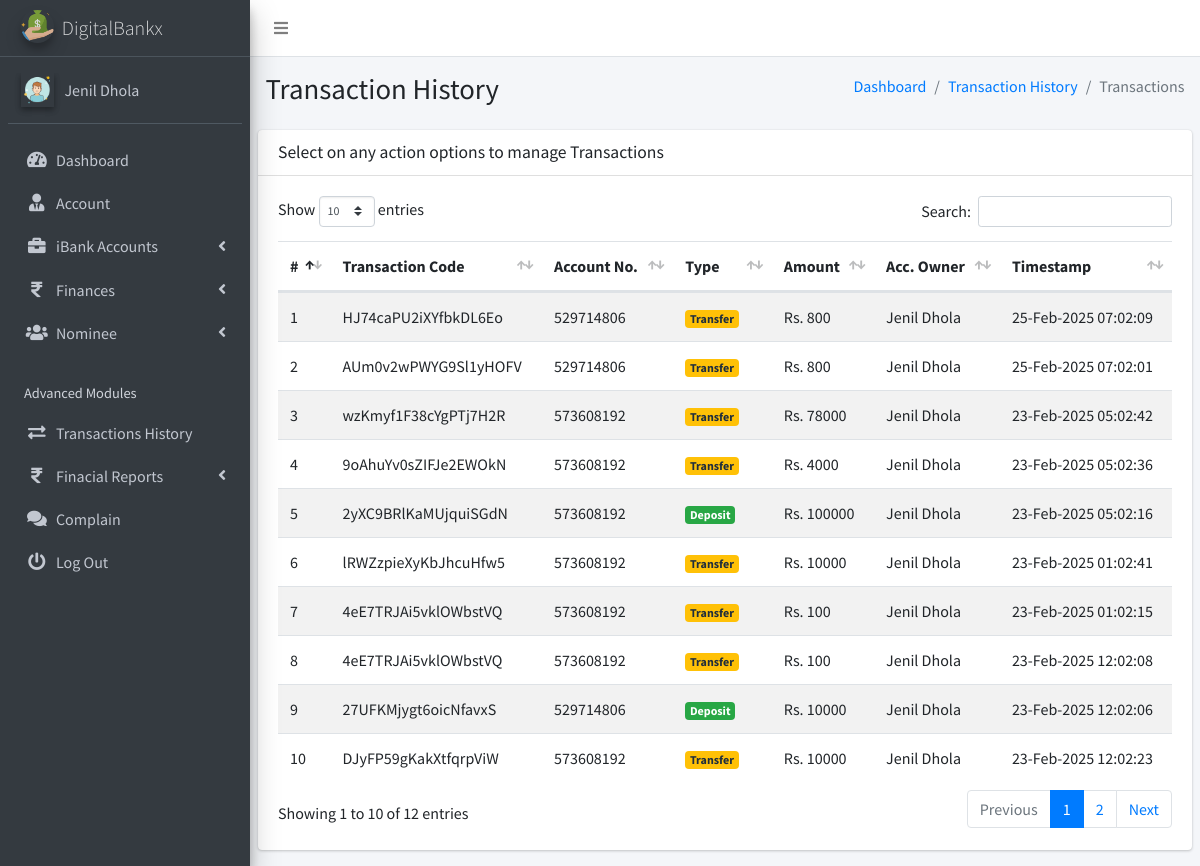
Before: /client/pages_transactions_engine.php (signed in) with the older database file.
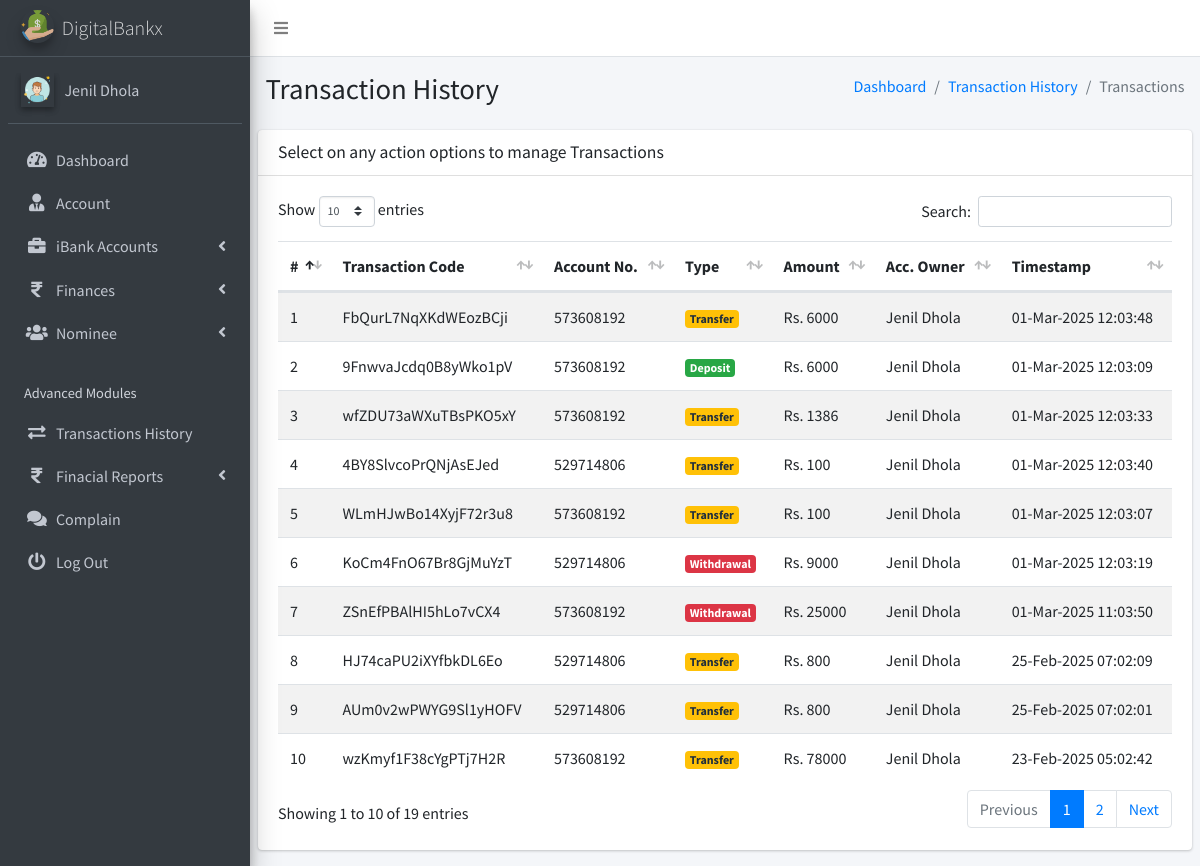
After: the same page with the newer database file.
### tables this page shows
CREATE TABLE `ib_systemsettings` (
  `id` int(20) NOT NULL,
  `sys_name` longtext NOT NULL,
  `sys_tagline` longtext NOT NULL,
  `sys_logo` varchar(200) NOT NULL,
  `is_active` tinyint(1) NOT NULL DEFAULT 1
);

CREATE TABLE `ib_clients` (
  `client_id` int(10) UNSIGNED NOT NULL,
  `name` varchar(200) NOT NULL,
  `phone` varchar(200) NOT NULL,
  `address` varchar(200) NOT NULL,
  `email` varchar(200) NOT NULL,
  `aadhar_number` varchar(12) NOT NULL,
  `pan_number` varchar(10) NOT NULL,
  `password` varchar(200) NOT NULL,
  `profile_pic` varchar(200) NOT NULL,
  `client_number` varchar(200) NOT NULL,
  `is_active` tinyint(1) NOT NULL DEFAULT 1,
  `otp` varchar(10) DEFAULT NULL,
  `otp_expiry` datetime DEFAULT NULL
);

CREATE TABLE `ib_transactions` (
  `tr_id` int(20) NOT NULL,
  `tr_code` varchar(200) NOT NULL,
  `account_id` int(20) NOT NULL,
  `tr_type` varchar(200) NOT NULL,
  `tr_status` varchar(200) NOT NULL,
  `client_id` int(10) UNSIGNED NOT NULL,
  `transaction_amt` varchar(200) NOT NULL,
  `receiving_acc_no` varchar(200) DEFAULT NULL,
  `created_at` timestamp(6) NOT NULL DEFAULT current_timestamp(6) ON UPDATE current_timestamp(6),
  `is_active` tinyint(1) NOT NULL DEFAULT 1
);

CREATE TABLE `ib_bankaccounts` (
  `account_id` int(20) NOT NULL,
  `acc_name` varchar(200) NOT NULL,
  `account_number` varchar(200) NOT NULL,
  `acc_type` varchar(200) NOT NULL,
  `acc_rates` varchar(200) NOT NULL,
  `acc_status` varchar(200) NOT NULL,
  `acc_amount` decimal(10,2) NOT NULL,
  `client_id` int(10) UNSIGNED DEFAULT NULL,
  `created_at` timestamp(6) NOT NULL DEFAULT current_timestamp(6) ON UPDATE current_timestamp(6),
  `is_active` tinyint(1) NOT NULL DEFAULT 1
);

### client/pages_transactions_engine.php (the view, shortened to what the changed rows need)
<?php
include('conf/config.php');
?>
<!DOCTYPE html>
<html>
<?php include("dist/_partials/head.php"); ?>
<body class="hold-transition sidebar-mini layout-fixed layout-navbar-fixed">
  <div class="wrapper">
    <?php include("dist/_partials/sidebar.php"); ?>
    <div class="content-wrapper">
      <section class="content-header">
        <div class="container-fluid">
          <div class="row mb-2">
            <div class="col-sm-6">
              <h1>Transaction History</h1>
            </div>
          </div>
        </div>
      </section>
      <section class="content">
        <div class="row">
          <div class="col-12">
            <div class="card">
              <div class="card-header">
                <h3 class="card-title">Select on any action options to manage Transactions</h3>
              </div>
              <div class="card-body">
                <table id="example1" class="table table-hover table-striped">
                  <thead>
                    <tr>
                      <th>#</th>
                      <th>Transaction Code</th>
                      <th>Account No.</th>
                      <th>Type</th>
                      <th>Amount</th>
                      <th>Acc. Owner</th>
                      <th>Timestamp</th>
                    </tr>
                  </thead>
                  <tbody>
                    <?php
                    $client_id = $_SESSION['client_id'];
                    $ret = "SELECT
    t.*,
    b.account_number,
    b.acc_type,
    COALESCE(b.acc_name, 'N/A') AS account_owner,
    COALESCE(c.name, 'N/A') AS client_name
FROM iB_Transactions t
LEFT JOIN ib_bankaccounts b ON t.account_id = b.account_id
LEFT JOIN ib_clients c ON t.client_id = c.client_id
WHERE t.client_id = ?
ORDER BY t.created_at DESC
 ";
                    $stmt = $mysqli->prepare($ret);
                    $stmt->bind_param('i', $client_id);
                    $stmt->execute();
                    $res = $stmt->get_result();
                    $cnt = 1;
                    while ($row = $res->fetch_object()) {
                      $transTstamp = $row->created_at;
                      if ($row->tr_type == 'Deposit') {
                        $alertClass = "<span class='badge badge-success'>$row->tr_type</span>";
                      } elseif ($row->tr_type == 'Withdrawal') {
                        $alertClass = "<span class='badge badge-danger'>$row->tr_type</span>";
                      } else {
                        $alertClass = "<span class='badge badge-warning'>$row->tr_type</span>";
                      }
                    ?>
                      <tr>
                        <td><?php echo $cnt; ?></td>
                        <td><?php echo $row->tr_code; ?></a></td>
                        <td><?php echo $row->account_number; ?></td>
                        <td><?php echo $alertClass; ?></td>
                        <td>Rs. <?php echo $row->transaction_amt; ?></td>
                        <td><?php echo $row->client_name; ?></td>
                        <td><?php echo date("d-M-Y h:m:s ", strtotime($transTstamp)); ?></td>
                      </tr>
                    <?php $cnt = $cnt + 1;
                    } ?>
                </table>
              </div>
            </div>
          </div>
        </div>
      </section>
    </div>
  </div>
</body>
</html>

### client/dist/_partials/sidebar.php (shortened to what the changed rows need)
<aside class="main-sidebar sidebar-dark-primary elevation-4">
  <?php
  $client_id = $_SESSION['client_id'];
  $ret = "SELECT * FROM  iB_clients  WHERE client_id = ? ";
  $stmt = $mysqli->prepare($ret);
  $stmt->bind_param('i', $client_id);
  $stmt->execute();
  $res = $stmt->get_result();
  while ($row = $res->fetch_object()) {
    if ($row->profile_pic == '') {
      $profile_picture = "<img src='../admin/dist/img/user_icon.png' class=' elevation-2' alt='User Image'>
                ";
    } else {
      $profile_picture = "<img src='../admin/dist/img/$row->profile_pic' class='elevation-2' alt='User Image'>
                ";
    }
    $ret = "SELECT * FROM `iB_SystemSettings` ";
    $stmt = $mysqli->prepare($ret);
    $stmt->execute();
    $res = $stmt->get_result();
    while ($sys = $res->fetch_object()) {
      ?>
      <a href="pages_dashboard.php" class="brand-link">
        <img src="../admin/dist/img/<?php echo $sys->sys_logo; ?>" alt="iBanking Logo"
          class="brand-image img-circle elevation-3" style="opacity: .8">
        <span class="brand-text font-weight-light"><?php echo $sys->sys_name; ?></span>
      </a>
      <div class="sidebar">
        <div class="user-panel mt-3 pb-3 mb-3 d-flex">
          <div class="image">
            <?php echo $profile_picture; ?>
          </div>
          <div class="info">
            <a href="#" class="d-block"><?php echo $row->name; ?></a>
          </div>
        </div>
        <nav class="mt-2">
          <ul class="nav nav-pills nav-sidebar flex-column" data-widget="treeview" role="menu" data-accordion="false">
            <li class="nav-item has-treeview">
              <a href="pages_dashboard.php" class="nav-link">
                <i class="nav-icon fas fa-tachometer-alt"></i>
                <p>
                  Dashboard
                </p>
              </a>
            </li>
            <li class="nav-item">
              <a href="pages_account.php" class="nav-link">
                <i class="nav-icon fas fa-user-tie"></i>
                <p>
                  Account
                </p>
              </a>
            </li>
            <li class="nav-item has-treeview">
              <a href="#" class="nav-link">
                <i class="nav-icon fas fa-briefcase"></i>
                <p>
                  iBank Accounts
                  <i class="fas fa-angle-left right"></i>
                </p>
              </a>
            </li>
            <li class="nav-item has-treeview">
              <a href="#" class="nav-link">
                <i class="nav-icon fas fas fa-rupee-sign"></i>
                <p>
                  Finances
                  <i class="fas fa-angle-left right"></i>
                </p>
              </a>
            </li>
            <li class="nav-item has-treeview">
              <a href="#" class="nav-link">
                <i class="nav-icon fas fa-users"></i>
                <p>
                  Nominee
                  <i class="fas fa-angle-left right"></i>
                </p>
              </a>
            </li>
            <li class="nav-header">Advanced Modules</li>
            <li class="nav-item">
              <a href="pages_transactions_engine.php" class="nav-link">
                <i class="nav-icon fas fa-exchange-alt"></i>
                <p>
                  Transactions History
                </p>
              </a>
            </li>
            <li class="nav-item has-treeview">
              <a href="#" class="nav-link">
                <i class="nav-icon fas fas fa-rupee-sign"></i>
                <p>
                  Finacial Reports
                  <i class="fas fa-angle-left right"></i>
                </p>
              </a>
            </li>
            <li class="nav-item">
              <a href="pages_feedback.php" class="nav-link">
                <i class="nav-icon fas fa-comments"></i>
                <p>
                Complain
                </p>
              </a>
            </li>
            <li class="nav-item">
              <a href="pages_logout.php" class="nav-link">
                <i class="nav-icon fas fa-power-off"></i>
                <p>
                  Log Out
                </p>
              </a>
            </li>
          </ul>
        </nav>
      </div>
    </aside>
    <?php
    }
  } ?>

Changed rows visible on the page:
no longer on this page (row unchanged): ib_transactions: tr_code "9oAhuYv0sZIFJe2EWOkN", account.account_number "573608192", tr_type "Transfer", transaction_amt "4000", client_name "Jenil Dhola", created_at "23-Feb-2025 05:02:36"
no longer on this page (row unchanged): ib_transactions: tr_code "2yXC9BRlKaMUjquiSGdN", account.account_number "573608192", tr_type "Deposit", transaction_amt "100000", client_name "Jenil Dhola", created_at "23-Feb-2025 05:02:16"
no longer on this page (row unchanged): ib_transactions: tr_code "lRWZzpieXyKbJhcuHfw5", account.account_number "573608192", tr_type "Transfer", transaction_amt "10000", client_name "Jenil Dhola", created_at "23-Feb-2025 01:02:41"
no longer on this page (row unchanged): ib_transactions: tr_code "4eE7TRJAi5vklOWbstVQ", account.account_number "573608192", tr_type "Transfer", transaction_amt "100", client_name "Jenil Dhola", created_at "23-Feb-2025 01:02:15"
no longer on this page (row unchanged): ib_transactions: tr_code "4eE7TRJAi5vklOWbstVQ", account.account_number "573608192", tr_type "Transfer", transaction_amt "100", client_name "Jenil Dhola", created_at "23-Feb-2025 12:02:08"
no longer on this page (row unchanged): ib_transactions: tr_code "27UFKMjygt6oicNfavxS", account.account_number "529714806", tr_type "Deposit", transaction_amt "10000", client_name "Jenil Dhola", created_at "23-Feb-2025 12:02:06"
no longer on this page (row unchanged): ib_transactions: tr_code "DJyFP59gKakXtfqrpViW", account.account_number "573608192", tr_type "Transfer", transaction_amt "10000", client_name "Jenil Dhola", created_at "23-Feb-2025 12:02:23"
added ib_transactions: tr_code "FbQurL7NqXKdWEozBCji", account.account_number "573608192", tr_type "Transfer", transaction_amt "6000", client_name "Jenil Dhola", created_at "01-Mar-2025 12:03:48"
added ib_transactions: tr_code "9FnwvaJcdq0B8yWko1pV", account.account_number "573608192", tr_type "Deposit", transaction_amt "6000", client_name "Jenil Dhola", created_at "01-Mar-2025 12:03:09"
added ib_transactions: tr_code "wfZDU73aWXuTBsPKO5xY", account.account_number "573608192", tr_type "Transfer", transaction_amt "1386", client_name "Jenil Dhola", created_at "01-Mar-2025 12:03:33"
added ib_transactions: tr_code "4BY8SlvcoPrQNjAsEJed", account.account_number "529714806", tr_type "Transfer", transaction_amt "100", client_name "Jenil Dhola", created_at "01-Mar-2025 12:03:40"
added ib_transactions: tr_code "WLmHJwBo14XyjF72r3u8", account.account_number "573608192", tr_type "Transfer", transaction_amt "100", client_name "Jenil Dhola", created_at "01-Mar-2025 12:03:07"
added ib_transactions: tr_code "KoCm4FnO67Br8GjMuYzT", account.account_number "529714806", tr_type "Withdrawal", transaction_amt "9000", client_name "Jenil Dhola", created_at "01-Mar-2025 12:03:19"
added ib_transactions: tr_code "ZSnEfPBAlHI5hLo7vCX4", account.account_number "573608192", tr_type "Withdrawal", transaction_amt "25000", client_name "Jenil Dhola", created_at "01-Mar-2025 11:03:50"
Other visible differences:
text written by a page script: "Show entries Search: Showing 1 to 10 of 12 entries Previous 1 2 Next" → "Show entries Search: Showing 1 to 10 of 19 entries Previous 1 2 Next"
